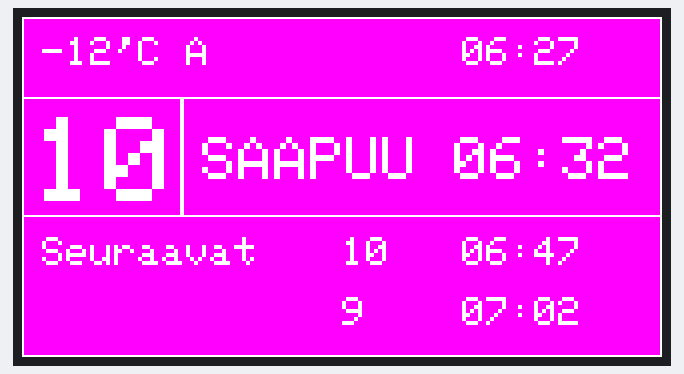
This sketch was run on a simulated Arduino Mega 2560, built with avr-gcc and run on an emulated ATmega2560. Parts: 320×170 colour display.

Above: at 0.3 s.

The sketch:

ScreenTest.ino
```cpp
#include <ArduinoJson.h>

#include <Adafruit_GFX.h>
#include <Adafruit_ST7789.h>
#include <SPI.h>

// IO pin definitions
#define TFT_CS 5     // CS connected to GPIO 5
#define TFT_RST 4    // Reset pin
#define TFT_DC 2     // Data/Command
#define TFT_MOSI 23  // MOSI
#define TFT_SCLK 18  // SCLK

// TFT Screen
Adafruit_ST7789 tft = Adafruit_ST7789(TFT_CS, TFT_DC, TFT_RST);

//  To draw a line: tft.drawLine(51, 0, 51, 80, ST77XX_BLACK); // Starting point X, y, ending point x, y, color

void textToScreen(String text) {
  tft.fillScreen(ST77XX_BLUE);
  tft.setCursor(10, 110);
  tft.println(text);
}

void setup() {

  // Initialization
  Serial.begin(115200);
  tft.init(170, 320);
  tft.fillScreen(ST77XX_MAGENTA);
  tft.setRotation(1);  // 0, 1, 2, 3

  tft.drawRect(0, 0, 320, 170, ST77XX_WHITE); //(X-coordinate of top-left of the rectangle, Y-coordinate of top-left, width(pixels), height(pixels), color)
  tft.drawRect(0, 40, 80, 60, ST77XX_WHITE);
  tft.drawRect(80,40,240, 60, ST77XX_WHITE);

  tft.setTextSize(2);
  tft.setCursor(10,10);
  tft.print("-12'C A");
  tft.setCursor(220, 10);
  tft.print("06:27");

  tft.setTextSize(6);
  tft.setCursor(5, 50);
  tft.setTextColor(ST77XX_WHITE);

  tft.println("10");

  tft.setTextSize(3);
  tft.setCursor(90, 60);
  tft.print("SAAPUU ");

  tft.print("06:32");

  tft.setCursor(10, 110);
  tft.setTextSize(2);
  tft.print("Seuraavat ");


  tft.setCursor(160, 110);
  tft.print("10");
  tft.setCursor(220, 110);
  tft.print("06:47");


  tft.setCursor(160, 140);
  tft.print("9");
  tft.setCursor(220, 140);
  tft.print("07:02");

  // Draw test rectangle
  //tft.fillRect(30, 100, 130, 40, ST77XX_BLUE); //(X-coordinate of top-left of the rectangle, Y-coordinate of top-left, width(pixels), height(pixels), color)

}


void loop() {

}
```
